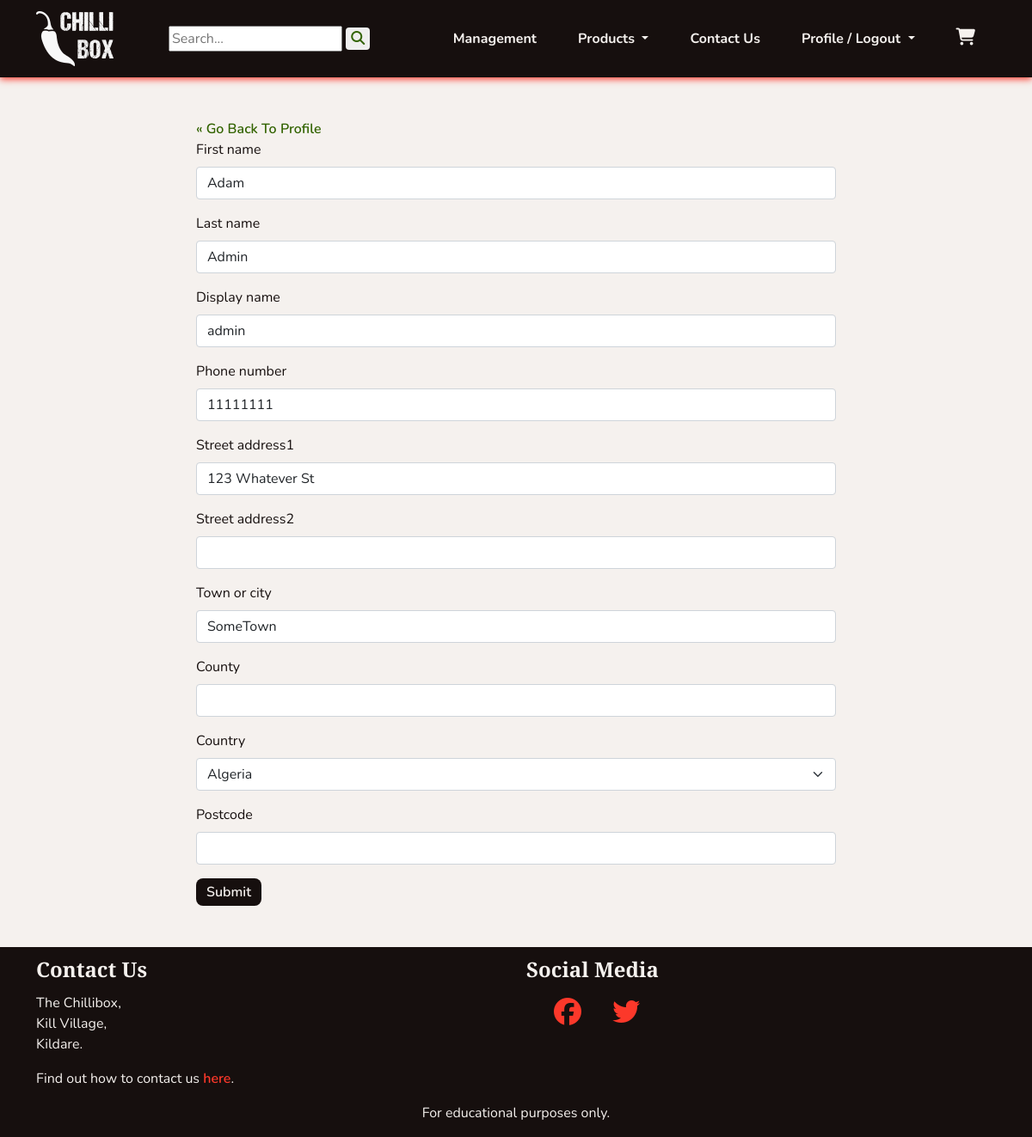
/profiles/edit_profile/ (signed in), run on an earlier commit of the app's database.
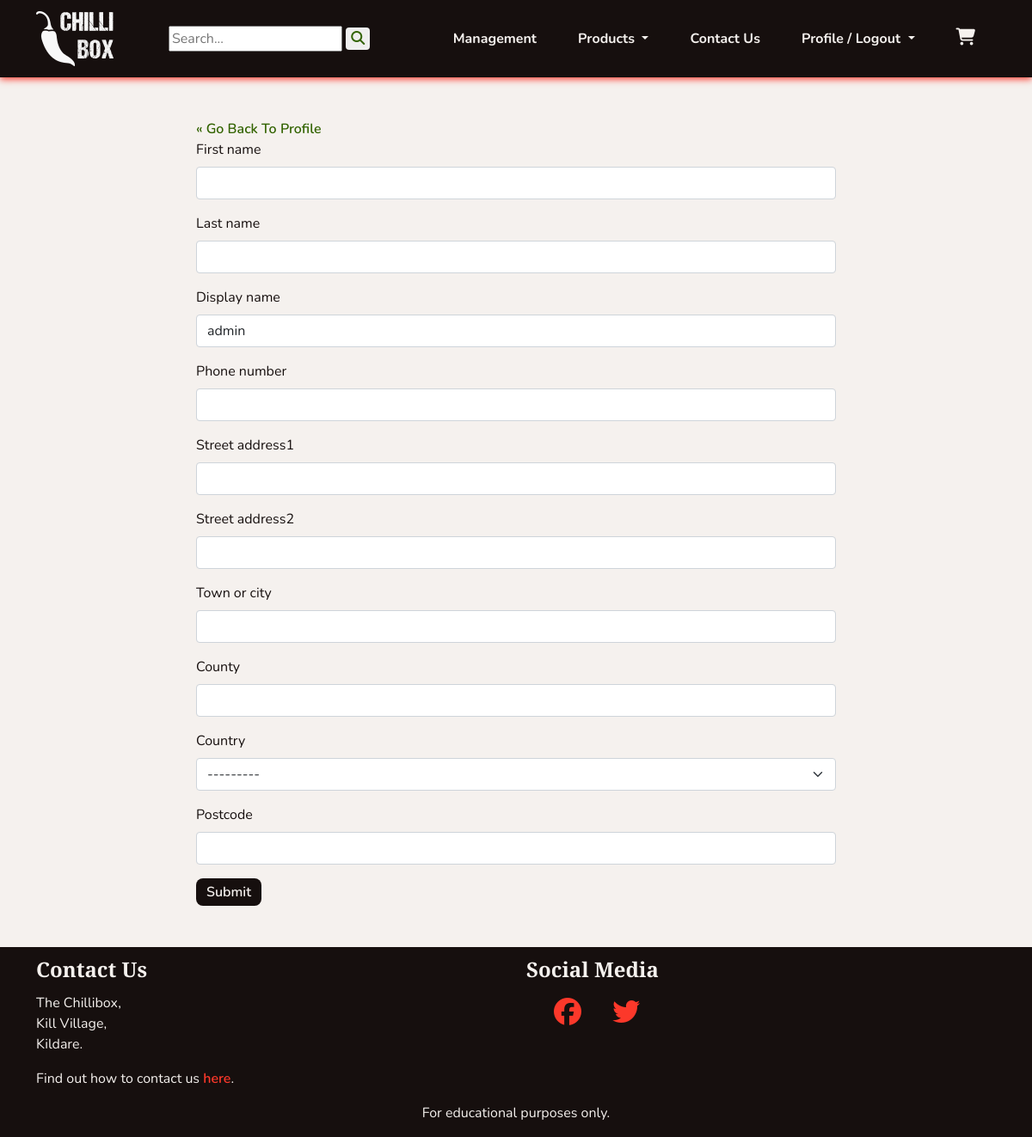
And on a later commit of the database.
### profiles/models.py (models this page shows, shortened)
class UserProfile(models.Model):
    user = models.OneToOneField(User, on_delete=models.CASCADE)
    first_name = models.CharField(max_length=40, null=True, blank=True)
    last_name = models.CharField(max_length=80, null=True, blank=True)
    display_name = models.CharField(max_length=40, null=True, blank=True)
    phone_number = models.CharField(max_length=20, null=True, blank=True)
    street_address1 = models.CharField(max_length=80, null=True, blank=True)
    street_address2 = models.CharField(max_length=80, null=True, blank=True)
    town_or_city = models.CharField(max_length=40, null=True, blank=True)
    county = models.CharField(max_length=80, null=True, blank=True)
    country = CountryField(blank_label='Country', null=True, blank=True)
    postcode = models.CharField(max_length=20, null=True, blank=True)
    class Meta:
        verbose_name_plural = "User Profiles"

### profiles/views.py (the view)
# urls.py: path('edit_profile/', views.UpdateProfile.as_view(), name='edit_profile'),
class UpdateProfile(LoginRequiredMixin, SuccessMessageMixin, UpdateView):
    model = UserProfile
    form_class = ProfileForm
    template_name = 'profiles/profile_form.html'
    success_url = '/profiles/profile/'
    success_message = 'Your details were updated successfully.'
    def get_object(self):
        return self.request.user.userprofile

### profiles/forms.py
class ProfileForm(forms.ModelForm):
    class Meta:
        model = UserProfile
        exclude = ['user']

### cart/contexts.py (called while the page is built, shortened)
def cart_contents(request):
    cart_items = []
    total = 0
    product_count = 0
    cart = request.session.get('cart', {})
    if total < settings.FREE_DELIVERY_THRESHOLD:
        delivery = Decimal(settings.STANDARD_DELIVERY_COST)
        free_delivery_delta = settings.FREE_DELIVERY_THRESHOLD - total
    else:
        delivery = 0
        free_delivery_delta = 0
    grand_total = delivery + total
    context = {
        'cart_items': cart_items,
        'total': total,
        'product_count': product_count,
        'delivery': delivery,
        'free_delivery_delta': free_delivery_delta,
        'free_delivery_threshold': settings.FREE_DELIVERY_THRESHOLD,
        'grand_total': grand_total,
    }
    return context

### profiles/templates/profiles/profile_form.html (shortened to what this page needs)
{% extends 'base.html' %}
{% load crispy_forms_tags %}
{% block content %}
<section class="container-md">
    <div class="col-md-8 mx-auto">
        <a class="chilli-link" href="{% url 'profiles:profile' %}">&laquo; Go Back To Profile</a>
        <form enctype="multipart/form-data" method="POST">
            {{ form|crispy}}
            <button class="chilli-btn" type="submit chilli-go">Submit</button>
        </form>
    </div>
</section>
{% endblock %}

What changed in the data, as far as the page shows it:
changed UserProfile "admin": first_name "Adam" → (not shown); last_name "Admin" → (not shown); phone_number "11111111" → (not shown); street_address1 "123 Whatever St" → (not shown); town_or_city "SomeTown" → (not shown); country "Algeria" → "---------"
